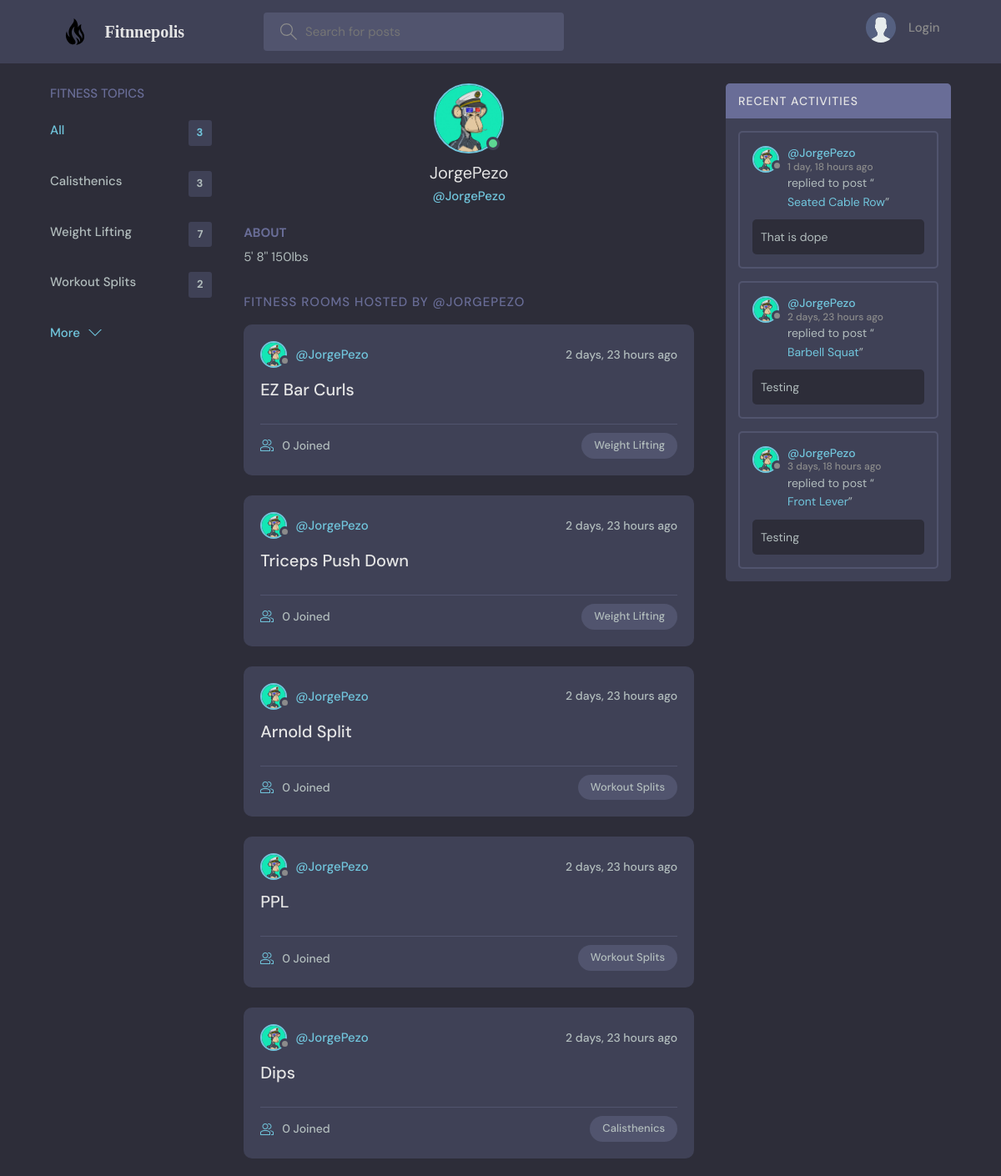
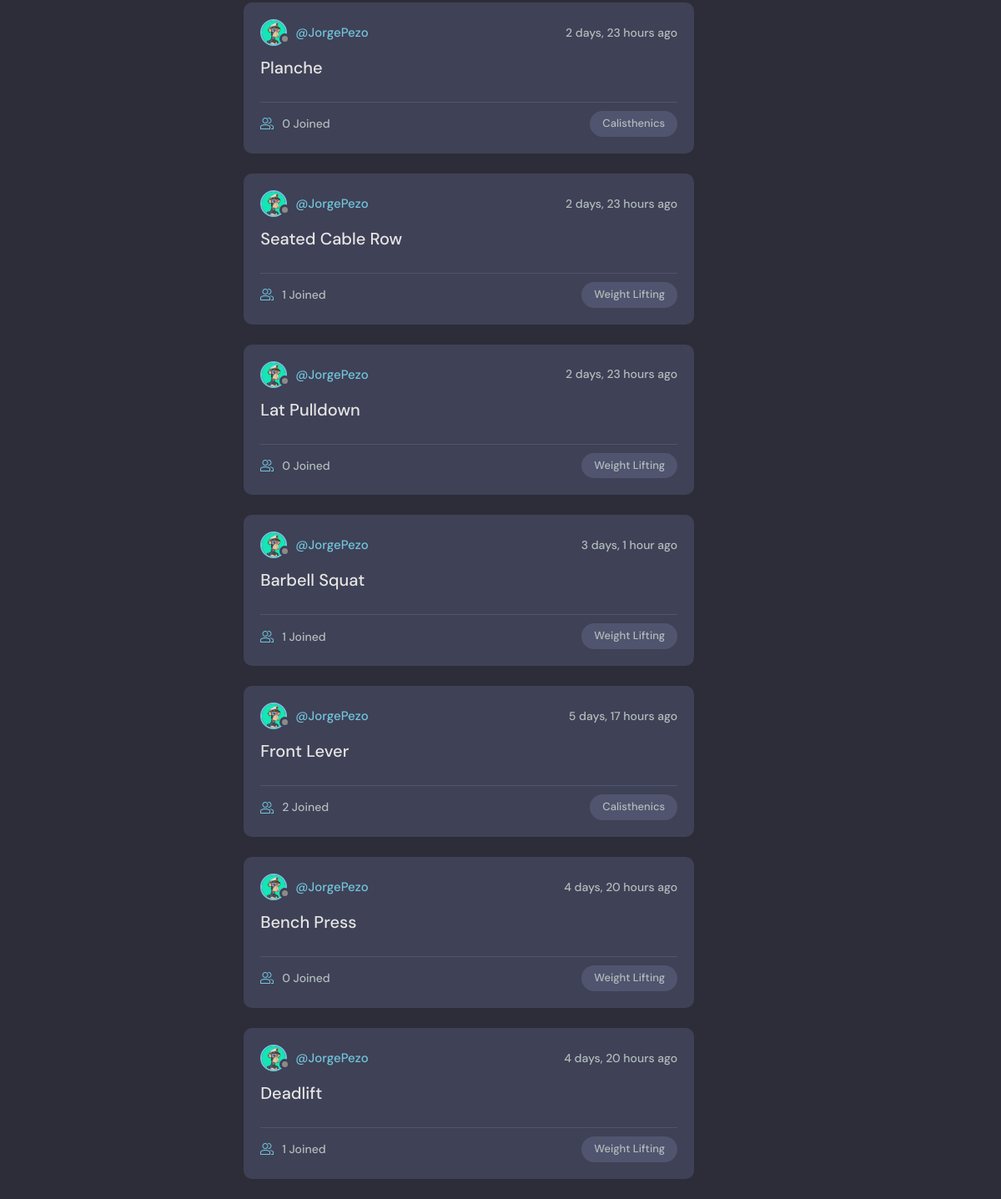
The app's page /profile/1 with its own data (2 pictures, top to bottom).
### playground/models.py (models this page shows, shortened)
class Topic(models.Model):
    name = models.CharField(max_length=200)

class User(AbstractUser):
    name = models.CharField(max_length=200, null=True)
    email = models.EmailField(unique=True, null=True)
    bio = models.TextField(null=True)
    avatar = models.ImageField(null=True, default="avatar.svg")
    USERNAME_FIELD = 'email'
    REQUIRED_FIELDS = []

class Room(models.Model):
    host = models.ForeignKey(User, on_delete=models.SET_NULL, null=True)
    topic = models.ForeignKey(Topic, on_delete=models.SET_NULL, null=True)
    name = models.CharField(max_length=200)
    description = models.TextField(null=True, blank=True)
    participants = models.ManyToManyField(User, related_name='participants', blank=True)
    url = EmbedVideoField(null=True)
    updated = models.DateTimeField(auto_now=True)
    created = models.DateTimeField(auto_now_add=True)
    image = models.ImageField(null=True, upload_to='media')
    class Meta:
        ordering = ['-updated', '-created']

class Message(models.Model):
    user = models.ForeignKey(User, on_delete=models.CASCADE)
    room = models.ForeignKey(Room, on_delete=models.CASCADE)
    body = models.TextField()
    updated = models.DateTimeField(auto_now=True)
    created = models.DateTimeField(auto_now_add=True)
    class Meta:
        ordering = ['-updated', '-created']

### playground/views.py (the view)
# urls.py: path('profile/<str:pk>', views.userProfile, name="user-profile"),
def userProfile(request, pk):
    user = User.objects.get(id=pk)
    rooms = user.room_set.all()
    room_messages = user.message_set.all()
    topics = Topic.objects.all()
    context = {'user': user, 'rooms': rooms, 'room_messages': room_messages, 'topics': topics}
    return render(request, 'playground/profile.html', context)

### playground/templates/playground/profile.html (shortened to what this page needs)
{% extends 'main.html' %}
{% block content %}
<main class="profile-page layout layout--3">
  <div class="container">
    {% include 'playground/topic_components.html' %}
    <div class="roomList">
      <div class="profile">
        <div class="profile__avatar">
          <div class="avatar avatar--large active">
            <img src="{{user.avatar.url}}" />
          </div>
        </div>
        <div class="profile__info">
          <h3>{{user.username}}</h3>
          <p>@{{user.username}}</p>
        </div>
        <div class="profile__about">
          <h3>About</h3>
          <p>
            <span>{{user.bio}}</span>
          </p>
        </div>
      </div>
      <div class="roomList__header">
        <div>
          <h2>
            Fitness Rooms Hosted by @{{user.username}}
          </h2>
        </div>
      </div>
      {% include 'playground/feed_components.html' %}
    </div>
    {% include 'playground/activity_component.html' %}
  </div>
</main>
{% endblock content %}

### templates/main.html (shortened to what this page needs)
<!DOCTYPE html>
{% load static %}
<html lang="en">
  <head>
    <link rel="stylesheet" href="{% static 'styles/style.css' %}" />
  </head>
  <body>
    {% include 'navbar.html' %}
    {% block content %}
    {% endblock %}
  </body>
</html>

### templates/navbar.html (shortened to what this page needs)
{% load static %}
<header class="header header--loggedIn">
      <div class="container">
        <a href="{% url 'home' %}" class="header__logo">
          <img src="{% static 'images/fire.svg' %}" />
          <h1>
            <strong style="font-family: MV Boli"> Fitnnepolis</strong>
          </h1>
        </a>
        <form class="header__search" method="GET" action="{% url 'home' %}">
          <label>
            <input name="q" placeholder="Search for posts" />
          </label>
        </form>
        <nav class="header__menu">
          {% if request.user.is_authenticated %}
          <div class="header__user">
            <a href="{% url 'user-profile' user.id %}">
              <div class="avatar avatar--medium active">
                <img src="{{request.user.avatar.url}}" />
              </div>
              <p> <strong>{{request.user.username}}</strong> <span><strong>@{{request.user.username}}</strong></span></p>
            </a>
            <button class="dropdown-button">
              <svg version="1.1" xmlns="http://www.w3.org/2000/svg" width="32" height="32" viewBox="0 0 32 32">
                <title>chevron-down</title>
                <path d="M16 21l-13-13h-3l16 16 16-16h-3l-13 13z"></path>
              </svg>
            </button>
          </div>
          {% else %}
           <a href="{% url 'login' %}">
            <img src="{% static 'images/avatar.svg' %}" />
            <p>Login</p>
          </a>
            {% endif %}
        </nav>
      </div>
    </header>

### playground/templates/playground/topic_components.html
<div class="topics">
      <div class="topics__header">
        <h2>Fitness Topics</h2>
      </div>
      <ul class="topics__list">
        <li>
          <a href="{% url 'home' %}" class="active">All <span>{{topics.count}}</span></a>
        </li>
          {% for topic in topics %}
        <li>
          <a href="{% url 'home' %}?q={{topic.name}}">{{topic.name}}<span>{{topic.room_set.all.count}}</span></a>
        </li>
          {% endfor %}
      </ul>
      <a class="btn btn--link" href="{% url 'topics' %}">
        More
        <svg version="1.1" xmlns="http://www.w3.org/2000/svg" width="32" height="32" viewBox="0 0 32 32">
          <title>chevron-down</title>
          <path d="M16 21l-13-13h-3l16 16 16-16h-3l-13 13z"></path>
        </svg>
      </a>
    </div>

### playground/templates/playground/feed_components.html (shortened to what this page needs)
{% for room in rooms %}
{% load static %}
<div class="roomListRoom">
        <div class="roomListRoom__header">
          <a href="{% url 'user-profile' room.host.id %}" class="roomListRoom__author">
            <div class="avatar avatar--small">
              <img src="{{room.host.avatar.url}}" />
            </div>
            <span>@{{room.host.username}}</span>
          </a>
          <div class="roomListRoom__actions">
            <span>{{room.created|timesince}} ago</span>
          </div>
        </div>
        <div class="roomListRoom__content">
          <a href="{% url 'room' room.id %}">{{room.name}}</a>
        </div>
        <div class="roomListRoom__meta">
          <a href="{% url 'room' room.id %}" class="roomListRoom__joined">
            {{room.participants.all.count}} Joined
          </a>
          <p class="roomListRoom__topic">{{room.topic.name}}</p>
        </div>
      </div>
{% endfor %}

### playground/templates/playground/activity_component.html (shortened to what this page needs)
<div class="activities">
      <div class="activities__header">
        <h2>Recent Activities</h2>
      </div>
    {% for message in room_messages %}
      <div class="activities__box">
        <div class="activities__boxHeader roomListRoom__header">
          <a href="{% url 'user-profile' message.user.id %}" class="roomListRoom__author">
            <div class="avatar avatar--small">
              <img src="{{message.user.avatar.url}}" />
            </div>
            <p>
              @{{message.user.username}}
              <span>{{message.created|timesince}} ago</span>
            </p>
          </a>
        </div>
        <div class="activities__boxContent">
          <p>replied to post “<a href="{% url 'room' message.room.id %}">{{message.room.name}}</a>”</p>
          <div class="activities__boxRoomContent">
            {{message.body}}
          </div>
        </div>
      </div>
    {% endfor %}
</div>

### records on screen
Topic: name "Calisthenics", room_set.all.count "3"
Topic: name "Weight Lifting", room_set.all.count "7"
Topic: name "Workout Splits", room_set.all.count "2"
User: avatar (picture), username "JorgePezo", bio "5' 8'' 150lbs", username "JORGEPEZO"
Room: host.avatar (picture), host.username "JorgePezo", created "2 days, 23 hours", name "EZ Bar Curls", participants.all.count "0", topic.name "Weight Lifting"
Room: host.avatar (picture), host.username "JorgePezo", created "2 days, 23 hours", name "Triceps Push Down", participants.all.count "0", topic.name "Weight Lifting"
Room: host.avatar (picture), host.username "JorgePezo", created "2 days, 23 hours", name "Arnold Split", participants.all.count "0", topic.name "Workout Splits"
Room: host.avatar (picture), host.username "JorgePezo", created "2 days, 23 hours", name "PPL", participants.all.count "0", topic.name "Workout Splits"
Room: host.avatar (picture), host.username "JorgePezo", created "2 days, 23 hours", name "Dips", participants.all.count "0", topic.name "Calisthenics"
Room: host.avatar (picture), host.username "JorgePezo", created "2 days, 23 hours", name "Planche", participants.all.count "0", topic.name "Calisthenics"
Room: host.avatar (picture), host.username "JorgePezo", created "2 days, 23 hours", name "Seated Cable Row", participants.all.count "1", topic.name "Weight Lifting"
Room: host.avatar (picture), host.username "JorgePezo", created "2 days, 23 hours", name "Lat Pulldown", participants.all.count "0", topic.name "Weight Lifting"
Room: host.avatar (picture), host.username "JorgePezo", created "3 days, 1 hour", name "Barbell Squat", participants.all.count "1", topic.name "Weight Lifting"
Room: host.avatar (picture), host.username "JorgePezo", created "5 days, 17 hours", name "Front Lever", participants.all.count "2", topic.name "Calisthenics"
Room: host.avatar (picture), host.username "JorgePezo", created "4 days, 20 hours", name "Bench Press", participants.all.count "0", topic.name "Weight Lifting"
Room: host.avatar (picture), host.username "JorgePezo", created "4 days, 20 hours", name "Deadlift", participants.all.count "1", topic.name "Weight Lifting"
Message: user.avatar (picture), user.username "JorgePezo", created "1 day, 18 hours", room.name "Seated Cable Row", body "That is dope"
Message: user.avatar (picture), user.username "JorgePezo", created "2 days, 23 hours", room.name "Barbell Squat", body "Testing"
Message: user.avatar (picture), user.username "JorgePezo", created "3 days, 18 hours", room.name "Front Lever", body "Testing"

### other values on screen
{{ topics.count }} "3"
